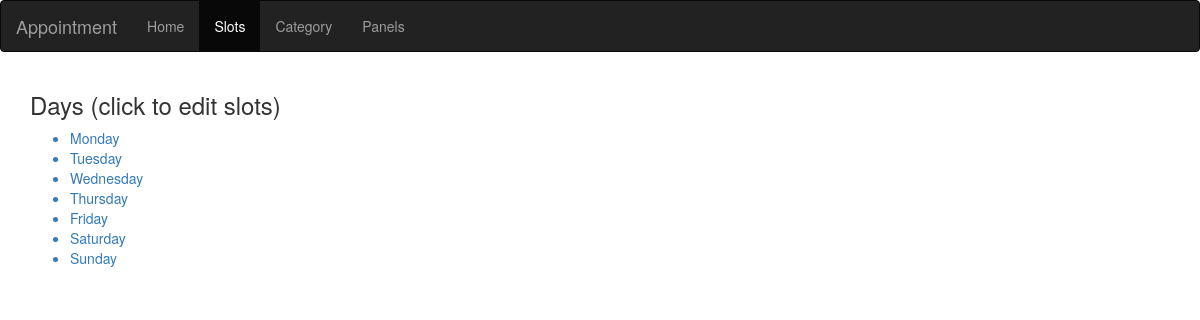
The page /index.php/admin/slots on the database its author committed.
### tables this page shows
CREATE TABLE IF NOT EXISTS `days` (
  `day_id` int(11) NOT NULL AUTO_INCREMENT,
  `day_name` varchar(200) NOT NULL,
  PRIMARY KEY (`day_id`)
);

### application/controllers/Admin.php (called while the page is built, shortened)
<?php
class Admin extends CI_Controller
{
    public function __construct()
    {
        $this->load->helper('url');
        $this->load->library('session');
    }
    public function slots(){
        $this->load->Model('AdminModel');
        $sheet = $this->AdminModel->slots();
        $this->load->view("admin/slots",$sheet);
    }
}

### index.php (called while the page is built, shortened)
<?php
require_once BASEPATH.'core/CodeIgniter.php';

### application/models/AdminModel.php (called while the page is built, shortened)
<?php
Class AdminModel extends CI_Model
{
    public function slots(){
        $result=array();
        $sql="SELECT * FROM days";
        $query=$this->db->query($sql);
        $result['daydata']=$query->result_array();
        return $result;
    }
}

### application/views/admin/slots.php (the view, shortened to what this page needs)
<html>
<head>
    <link rel="stylesheet" href="https://maxcdn.bootstrapcdn.com/bootstrap/3.3.7/css/bootstrap.min.css">
</head>
<body>
<nav class="navbar navbar-inverse">
    <div class="container-fluid">
        <div class="navbar-header">
            <a class="navbar-brand" href="#">Appointment</a>
        </div>
        <div class="collapse navbar-collapse" id="myNavbar">
            <ul class="nav navbar-nav">
                <li><a  href="<?=CTRL?>Admin/dashboard">Home</a></li>
                <li class="active"><a href="<?=CTRL?>Admin/slots">Slots</a></li>
                <li><a href="<?=CTRL?>Admin/category">Category</a></li>
                <li><a href="<?=CTRL?>Admin/panels">Panels</a></li>
            </ul>
        </div>
    </div>
</nav>
<div class="container">
    <h3>Days (click to edit slots)</h3>
    <ul>
        <?php
        foreach ($daydata as $val) {
            ?>
            <a href="<?=CTRL?>Admin/slot_detail/?day_id=<?php echo $val['day_id']; ?>"><li><?php echo $val['day_name']; ?></li></a>
            <?php
        }
        ?>
    </ul>
</div>
</body>
</html>

### rows shown on the page
days: day_name "Monday"
days: day_name "Tuesday"
days: day_name "Wednesday"
days: day_name "Thursday"
days: day_name "Friday"
days: day_name "Saturday"
days: day_name "Sunday"
